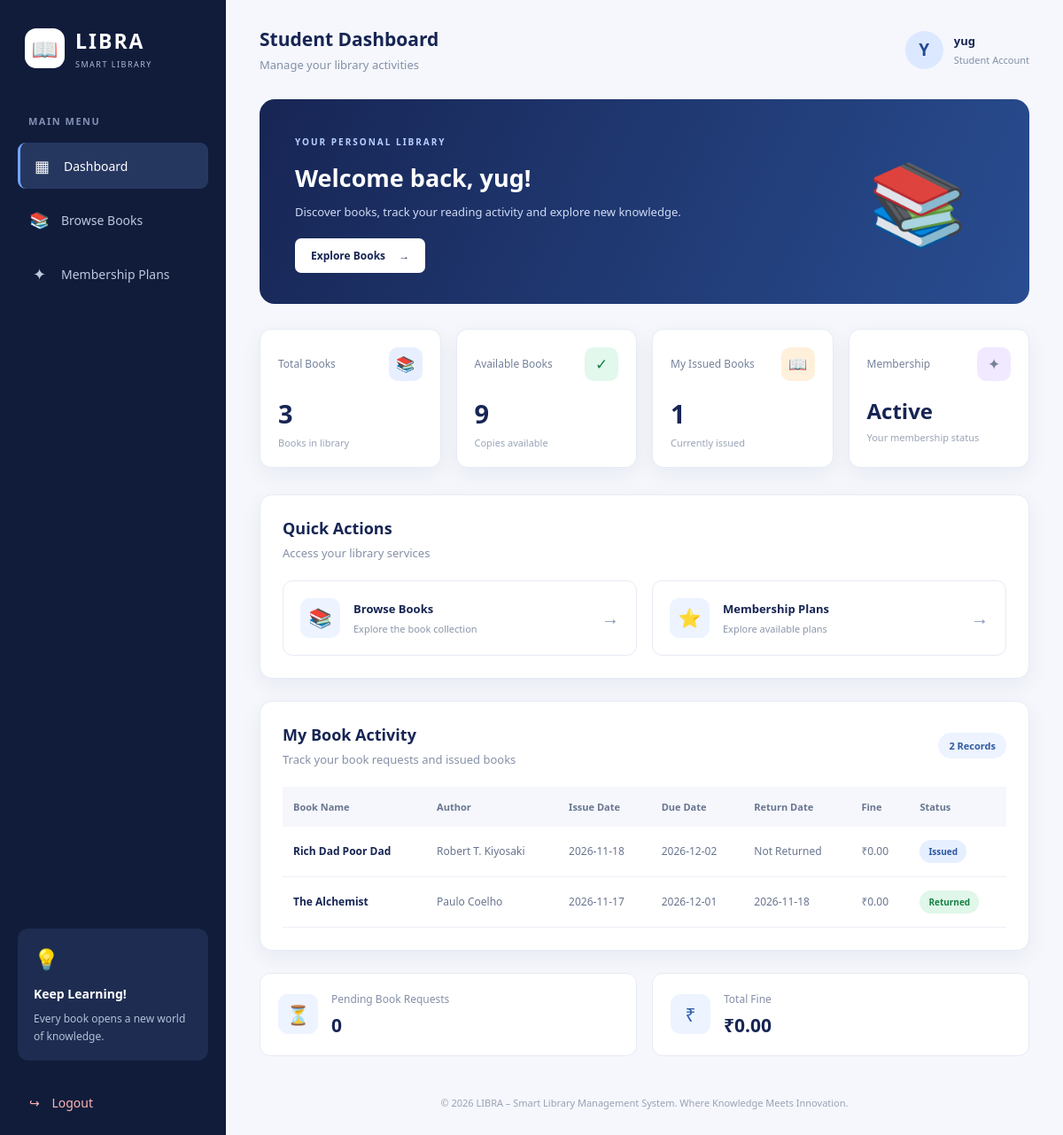
Page /student_dash.php (signed in) on the committed database.
### tables this page shows
CREATE TABLE `book_issues` (
  `id` int(11) NOT NULL,
  `user_id` int(11) NOT NULL,
  `book_id` int(11) NOT NULL,
  `issue_date` date NOT NULL,
  `due_date` date NOT NULL,
  `return_date` date DEFAULT NULL,
  `fine_amount` decimal(10,2) DEFAULT 0.00,
  `status` enum('requested','issued','returned') NOT NULL DEFAULT 'requested'
);

CREATE TABLE `books` (
  `id` int(11) NOT NULL,
  `title` varchar(150) NOT NULL,
  `author` varchar(100) NOT NULL,
  `category` varchar(100) DEFAULT NULL,
  `isbn` varchar(30) DEFAULT NULL,
  `total_copies` int(11) DEFAULT 1,
  `available_copies` int(11) DEFAULT 1,
  `created_at` timestamp NOT NULL DEFAULT current_timestamp(),
  `cover_image` varchar(255) DEFAULT NULL,
  `is_active` tinyint(1) NOT NULL DEFAULT 1
);

### student_dash.php (the view, shortened to what this page needs)
<?php
require_once "config/db.php";
$name = $_SESSION["user_name"];
$user_id = $_SESSION["user_id"];
$totalBooks = $conn->query(
    "SELECT COUNT(*) FROM books"
)->fetchColumn();
$availableBooks = $conn->query(
    "SELECT COALESCE(SUM(available_copies), 0) FROM books"
)->fetchColumn();
$stmt = $conn->prepare(
    "SELECT COUNT(*) FROM book_issues
     WHERE user_id = ? AND status = 'issued'"
);
$stmt->execute([$user_id]);
$issuedBooks = $stmt->fetchColumn();
$stmt = $conn->prepare(
    "SELECT COUNT(*) FROM memberships
     WHERE user_id = ? AND status = 'active'
     AND end_date >= CURDATE()"
);
$stmt->execute([$user_id]);
$activeMembership = $stmt->fetchColumn();
$stmt = $conn->prepare(
    "SELECT COUNT(*) FROM book_issues
     WHERE user_id = ? AND status = 'requested'"
);
$stmt->execute([$user_id]);
$pendingRequests = $stmt->fetchColumn();
$stmt = $conn->prepare(
    "SELECT COALESCE(SUM(fine_amount), 0)
     FROM book_issues
     WHERE user_id = ?"
);
$stmt->execute([$user_id]);
$totalFine = $stmt->fetchColumn();
$stmt = $conn->prepare(
    "SELECT
        book_issues.id,
        book_issues.issue_date,
        book_issues.due_date,
        book_issues.return_date,
        book_issues.fine_amount,
        book_issues.status,
        books.title,
        books.author
     FROM book_issues
     INNER JOIN books ON book_issues.book_id = books.id
     WHERE book_issues.user_id = ?
     ORDER BY book_issues.id DESC"
);
$stmt->execute([$user_id]);
$bookActivities = $stmt->fetchAll(PDO::FETCH_ASSOC);
?>
<!DOCTYPE html>
<html lang="en">
<head>
    <link rel="stylesheet" href="assets/css/style.css">
</head>
<body class="libra-dashboard">
<div class="libra-layout">
    <aside class="libra-sidebar">
        <a href="index.php" class="libra-logo">
            <span class="libra-logo-icon">📖</span>
            <span>
                <strong>LIBRA</strong>
                <small>SMART LIBRARY</small>
            </span>
        </a>
        <div class="libra-menu-label">MAIN MENU</div>
        <nav class="libra-navigation">
            <a href="student_dash.php" class="libra-nav-link active">
                <span>▦</span> Dashboard
            </a>
            <a href="browse_books.php" class="libra-nav-link">
                <span>📚</span> Browse Books
            </a>
            <a href="memberships.php" class="libra-nav-link">
                <span>✦</span> Membership Plans
            </a>
        </nav>
        <div class="libra-sidebar-bottom">
            <div class="libra-help-card">
                <div class="libra-help-icon">💡</div>
                <strong>Keep Learning!</strong>
                <p>Every book opens a new world of knowledge.</p>
            </div>
            <a href="logout.php" class="libra-logout">
                <span>↪</span> Logout
            </a>
        </div>
    </aside>
    <main class="libra-main">
        <header class="libra-topbar">
            <div>
                <h2>Student Dashboard</h2>
                <p>Manage your library activities</p>
            </div>
            <div class="libra-user-profile">
                <div class="libra-avatar">
                    <?php echo strtoupper(substr($name, 0, 1)); ?>
                </div>
                <div>
                    <strong><?php echo htmlspecialchars($name); ?></strong>
                    <small>Student Account</small>
                </div>
            </div>
        </header>
        <section class="libra-welcome">
            <div>
                <span class="libra-welcome-tag">
                    YOUR PERSONAL LIBRARY
                </span>
                <h1>
                    Welcome back,
                    <?php echo htmlspecialchars($name); ?>!
                </h1>
                <p>
                    Discover books, track your reading activity
                    and explore new knowledge.
                </p>
                <a href="browse_books.php" class="libra-primary-btn">
                    Explore Books <span>→</span>
                </a>
            </div>
            <div class="libra-welcome-art">📚</div>
        </section>
        <section class="libra-stats-grid">
            <div class="libra-stat-card">
                <div class="libra-stat-top">
                    <span>Total Books</span>
                    <div class="libra-stat-icon blue">📚</div>
                </div>
                <h2><?php echo $totalBooks; ?></h2>
                <p>Books in library</p>
            </div>
            <div class="libra-stat-card">
                <div class="libra-stat-top">
                    <span>Available Books</span>
                    <div class="libra-stat-icon green">✓</div>
                </div>
                <h2><?php echo $availableBooks; ?></h2>
                <p>Copies available</p>
            </div>
            <div class="libra-stat-card">
                <div class="libra-stat-top">
                    <span>My Issued Books</span>
                    <div class="libra-stat-icon orange">📖</div>
                </div>
                <h2><?php echo $issuedBooks; ?></h2>
                <p>Currently issued</p>
            </div>
            <div class="libra-stat-card">
                <div class="libra-stat-top">
                    <span>Membership</span>
                    <div class="libra-stat-icon purple">✦</div>
                </div>
                <h2 class="libra-membership-value">
                    <?php echo $activeMembership ? "Active" : "None"; ?>
                </h2>
                <p>Your membership status</p>
            </div>
        </section>
        <section class="libra-content-section">
            <div class="libra-section-heading">
                <div>
                    <h2>Quick Actions</h2>
                    <p>Access your library services</p>
                </div>
            </div>
            <div class="libra-actions-grid">
                <a href="browse_books.php" class="libra-action-card">
                    <div class="libra-action-icon">📚</div>
                    <div>
                        <h3>Browse Books</h3>
                        <p>Explore the book collection</p>
                    </div>
                    <span class="libra-action-arrow">→</span>
                </a>
                <a href="memberships.php" class="libra-action-card">
                    <div class="libra-action-icon">⭐</div>
                    <div>
                        <h3>Membership Plans</h3>
                        <p>Explore available plans</p>
                    </div>
                    <span class="libra-action-arrow">→</span>
                </a>
            </div>
        </section>
        <section class="libra-content-section">
            <div class="libra-section-heading">
                <div>
                    <h2>My Book Activity</h2>
                    <p>Track your book requests and issued books</p>
                </div>
                <span class="libra-record-count">
                    <?php echo count($bookActivities); ?> Records
                </span>
            </div>
            <div class="libra-table-wrapper">
                <table class="libra-table">
                    <thead>
                        <tr>
                            <th>Book Name</th>
                            <th>Author</th>
                            <th>Issue Date</th>
                            <th>Due Date</th>
                            <th>Return Date</th>
                            <th>Fine</th>
                            <th>Status</th>
                        </tr>
                    </thead>
                    <tbody>
                    <?php if (count($bookActivities) > 0): ?>
                        <?php foreach ($bookActivities as $activity): ?>
                            <tr>
                                <td class="libra-book-title">
                                    <?php echo htmlspecialchars($activity["title"]); ?>
                                </td>
                                <td>
                                    <?php echo htmlspecialchars($activity["author"]); ?>
                                </td>
                                <td>
                                    <?php echo htmlspecialchars($activity["issue_date"] ?? "-"); ?>
                                </td>
                                <td>
                                    <?php echo htmlspecialchars($activity["due_date"] ?? "-"); ?>
                                </td>
                                <td>
                                    <?php echo htmlspecialchars($activity["return_date"] ?? "Not Returned"); ?>
                                </td>
                                <td>
                                    ₹<?php echo number_format((float)$activity["fine_amount"], 2); ?>
                                </td>
                                <td>
                                    <?php
                                    $status = $activity["status"] ?? "";
                                    if ($status === "requested") {
                                        echo '<span class="libra-status requested">Requested</span>';
                                    } elseif ($status === "issued") {
                                        echo '<span class="libra-status issued">Issued</span>';
                                    } elseif ($status === "returned") {
                                        echo '<span class="libra-status returned">Returned</span>';
                                    } else {
                                        echo '<span class="libra-status requested">Pending</span>';
                                    }
                                    ?>
                                </td>
                            </tr>
                        <?php endforeach; ?>
                    <?php endif; ?>
                    </tbody>
                </table>
            </div>
        </section>
        <section class="libra-summary-grid">
            <div class="libra-summary-card">
                <div class="libra-summary-icon">⏳</div>
                <div>
                    <p>Pending Book Requests</p>
                    <h2><?php echo $pendingRequests; ?></h2>
                </div>
            </div>
            <div class="libra-summary-card">
                <div class="libra-summary-icon">₹</div>
                <div>
                    <p>Total Fine</p>
                    <h2>
                        ₹<?php echo number_format((float)$totalFine, 2); ?>
                    </h2>
                </div>
            </div>
        </section>
        <footer class="libra-footer">
            © <?php echo date("Y"); ?>
            LIBRA – Smart Library Management System.
            Where Knowledge Meets Innovation.
        </footer>
    </main>
</div>
</body>
</html>

### rows in the picture
book_issues: book.title "Rich Dad Poor Dad", book.author "Robert T. Kiyosaki", issue_date "2026-11-18", due_date "2026-12-02", return_date "Not Returned", fine_amount "0.00", status "Issued"
book_issues: book.title "The Alchemist", book.author "Paulo Coelho", issue_date "2026-11-17", due_date "2026-12-01", return_date "2026-11-18", fine_amount "0.00", status "Returned"

### other values in the picture
substr($name, 0, 1) "Y"
$name "yug"
$totalBooks "3"
$availableBooks "9"
$issuedBooks "1"
count($bookActivities) "2"
$pendingRequests "0"
$totalFine "0.00"
